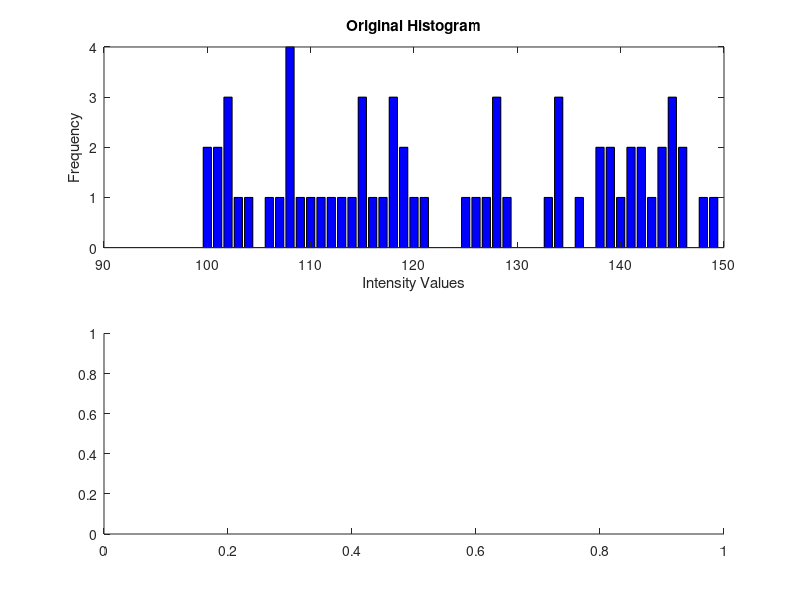

The MATLAB script that drew this image: (Note: this script raises an error after producing the figure.)
clc;
clear;
close all;

img = round(100 + (100 - 50) * rand(8));
flat_img = img(:)';
sorted_img = sort(flat_img);
[u_vals, ~, idx] = unique(sorted_img);
freq = accumarray(idx, 1);
cdf = cumsum(freq);
num_px = numel(img);
cdf_min = min(cdf(cdf > 0));
L = 256;
eq_vals = round(((cdf - cdf_min) / (num_px - cdf_min)) * (L - 1));
eq_img = zeros(size(img));
for i = 1:length(u_vals)
    eq_img(img == u_vals(i)) = eq_vals(i);
end
eq_img = uint8(eq_img);
img = uint8(img);

figure(1);
subplot(2, 1, 1);
bar(u_vals, freq, 'FaceColor', 'b');
title('Original Histogram');
xlabel('Intensity Values');
ylabel('Frequency');

subplot(2, 1, 2);
bar(0:L-1, histcounts(eq_img(:), 0:L), 'FaceColor', 'r');
title('Equalized Histogram');
xlabel('Intensity Values');
ylabel('Frequency');

figure(2)
subplot(1, 2, 1)
imshow(img)
title("Original Image");

subplot(1, 2, 2)
imshow(eq_img)
title("Equalised Image");
